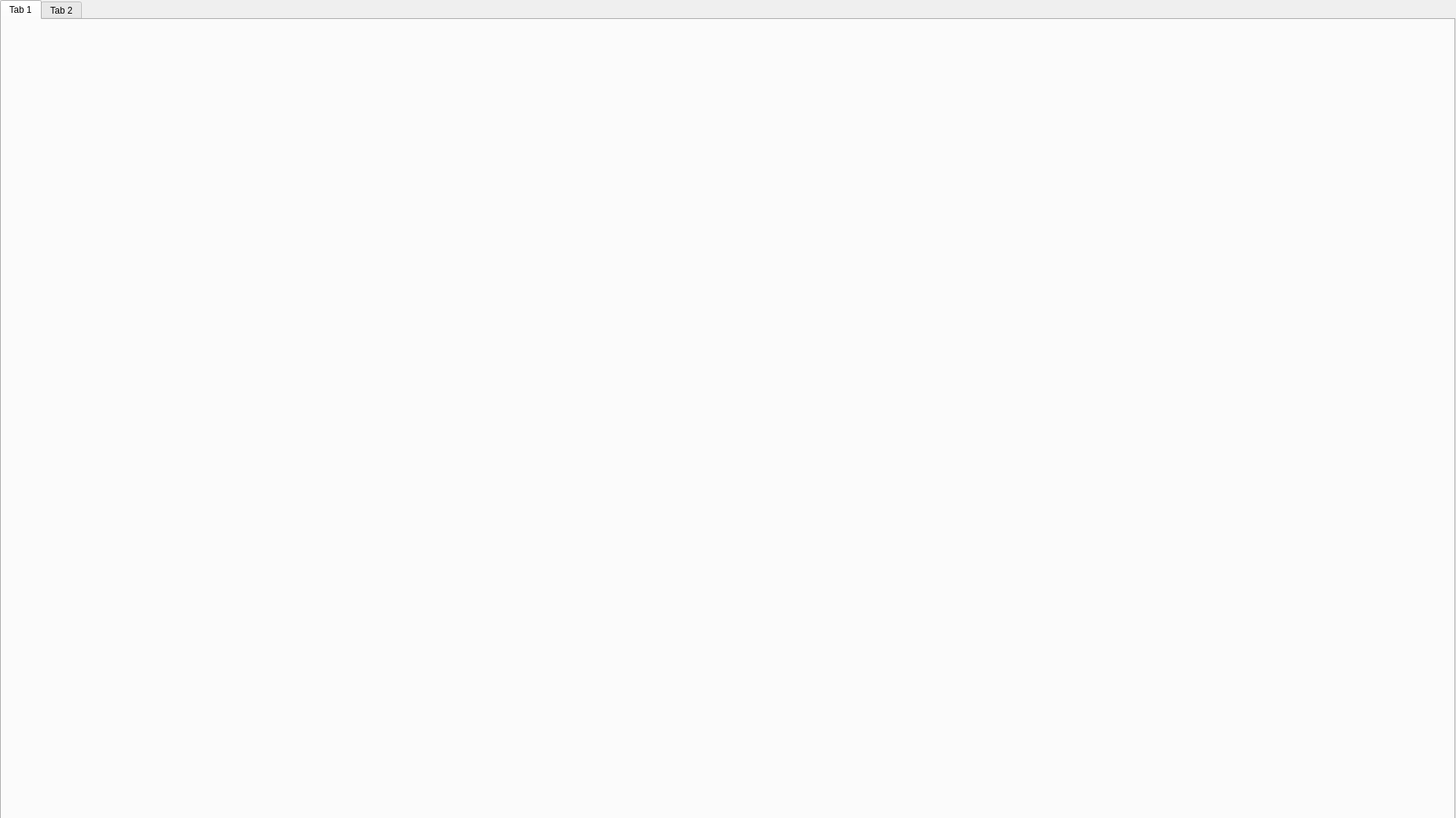
<?xml version="1.0" encoding="UTF-8"?>
<ui version="4.0">
 <class>Form</class>
 <widget class="QWidget" name="Form">
  <property name="geometry">
   <rect>
    <x>0</x>
    <y>0</y>
    <width>1922</width>
    <height>1080</height>
   </rect>
  </property>
  <property name="minimumSize">
   <size>
    <width>1922</width>
    <height>1080</height>
   </size>
  </property>
  <property name="maximumSize">
   <size>
    <width>1922</width>
    <height>1080</height>
   </size>
  </property>
  <property name="windowTitle">
   <string>Form</string>
  </property>
  <property name="styleSheet">
   <string notr="true">#Form { background-image: url(:/main/pic/main_background2.png); }</string>
  </property>
  <widget class="QLabel" name="label">
   <property name="geometry">
    <rect>
     <x>20</x>
     <y>20</y>
     <width>181</width>
     <height>51</height>
    </rect>
   </property>
   <property name="text">
    <string/>
   </property>
   <property name="pixmap">
    <pixmap resource="resources.qrc">:/main/pic/main_logo.png</pixmap>
   </property>
   <property name="scaledContents">
    <bool>true</bool>
   </property>
  </widget>
  <widget class="QTabWidget" name="tabWidget">
   <property name="geometry">
    <rect>
     <x>0</x>
     <y>0</y>
     <width>1921</width>
     <height>1091</height>
    </rect>
   </property>
   <property name="minimumSize">
    <size>
     <width>1921</width>
     <height>0</height>
    </size>
   </property>
   <property name="maximumSize">
    <size>
     <width>1921</width>
     <height>16777215</height>
    </size>
   </property>
   <property name="styleSheet">
    <string notr="true">
border-image: url(:/treat/pic/sub_backgro.png);</string>
   </property>
   <property name="currentIndex">
    <number>0</number>
   </property>
   <widget class="QWidget" name="tab">
    <attribute name="title">
     <string>Tab 1</string>
    </attribute>
   </widget>
   <widget class="QWidget" name="tab_2">
    <attribute name="title">
     <string>Tab 2</string>
    </attribute>
   </widget>
  </widget>
 </widget>
 <resources>
  <include location="resources.qrc"/>
 </resources>
 <connections/>
</ui>
